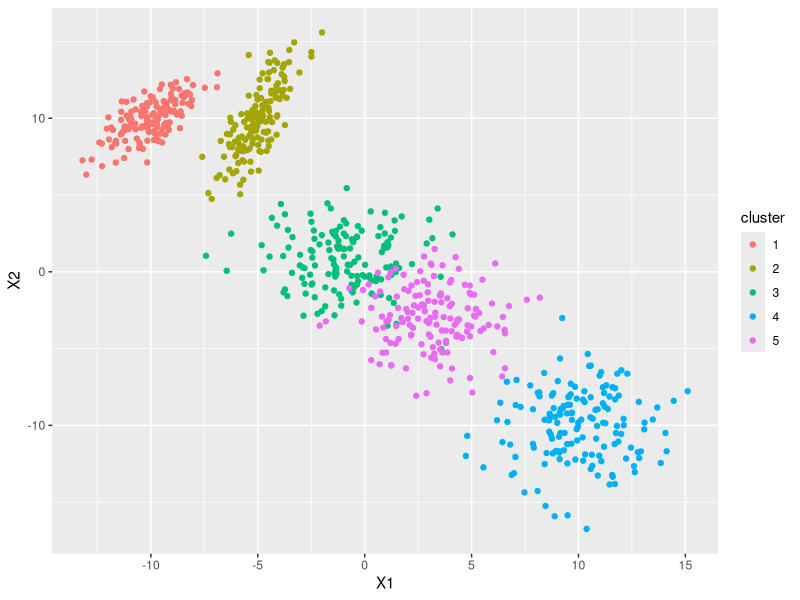

This figure's R source: (Note: this script raises an error after producing the figure.)
require(MASS)
require(ggplot2)

set.seed(42)
set1 = MASS::mvrnorm(n = 150, c(-10,10), matrix(c(1.5,1,1,1.5),2))
set2 = MASS::mvrnorm(n = 150, c(-5,10), matrix(c(1,2,2,6),2))
set3 = MASS::mvrnorm(n = 150, c(-1,1), matrix(c(4,0,0,4),2))
set4 = MASS::mvrnorm(n = 150, c(10,-10), matrix(c(4,0,0,4),2))
set5 = MASS::mvrnorm(n = 150, c(3,-3), matrix(c(4,0,0,4),2))
DF = data.frame(rbind(set1,set2,set3,set4,set5),cluster=as.factor(c(rep(1:5,each=150))))
ggplot(DF,aes(x=X1,y=X2,color=cluster))+geom_point()

kmeans = function(data,K=4,stop_crit=10e-3)
{
  #Initialisation of clusters
  centroids = data[sample.int(nrow(data),K),]
  current_stop_crit = 1000
  cluster = rep(0,nrow(data))
  converged = F
  it = 1
  while(current_stop_crit>=stop_crit & converged==F)
  {
    it=it+1
    if (current_stop_crit<=stop_crit)
    {
      converged=T
    }
    old_centroids=centroids
    ##Assigning each point to a centroid
    for (i in 1:nrow(data))
    {
      min_dist=10e10
      for (centroid in 1:nrow(centroids))
      {
        distance_to_centroid=sum((centroids[centroid,]-data[i,])^2)
        if (distance_to_centroid<=min_dist)
        {
          cluster[i]=centroid
          min_dist=distance_to_centroid
        }
      }
    }
    ##Assigning each point to a centroid
    for (i in 1:nrow(centroids))
    {
      centroids[i,]=apply(data[cluster==i,],2,mean)
    }
    current_stop_crit=mean((old_centroids-centroids)^2)
  }
  return(list(data=data.frame(data,cluster),centroids=centroids))
}

res<-kmeans(DF[1:2],K=5)
res$centroids$cluster=1:5
res$data$isCentroid=F
res$centroids$isCentroid=T
data_plot=rbind(res$centroids,res$data)
ggplot(data_plot,aes(x=X1,y=X2,color=as.factor(cluster),size=isCentroid,alpha=isCentroid))+geom_point()
